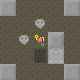

Tiled map render using the project's own tile images. Description and the whole map definition, tile-layer contents included, below:
An orthogonal 5x5 tile map with 16x16 px tiles, 2 tile layers (Floor, Entities).

<map version="1.2" tiledversion="1.2.3" orientation="orthogonal" renderorder="right-down" width="5" height="5" tilewidth="16" tileheight="16" infinite="0" nextlayerid="14" nextobjectid="59">
  <tileset firstgid="1" name="Testset" tilewidth="16" tileheight="16" tilecount="11" columns="5">
    <grid orientation="orthogonal" width="1" height="1" />
    <tile id="0" type="Exit">
      <properties>
        <property name="TileName" value="Exit" />
      </properties>
      <image width="16" height="16" source="../Sprites/Tiles/Exit.png" />
    </tile>
    <tile id="1" type="Full Gravestone">
      <properties>
        <property name="TileName" value="Full Gravestone" />
      </properties>
      <image width="16" height="16" source="../Sprites/Tiles/Full Gravestone.png" />
    </tile>
    <tile id="2" type="Empty Gravestone">
      <properties>
        <property name="TileName" value="Empty Gravestone" />
      </properties>
      <image width="16" height="16" source="../Sprites/Tiles/Empty Gravestone.png" />
    </tile>
    <tile id="3" type="Ground">
      <properties>
        <property name="TileName" value="Ground" />
      </properties>
      <image width="16" height="16" source="../Sprites/Tiles/Ground 1.png" />
    </tile>
    <tile id="4" type="Ground">
      <properties>
        <property name="TileName" value="Ground" />
      </properties>
      <image width="16" height="16" source="../Sprites/Tiles/Ground 2.png" />
    </tile>
    <tile id="5" type="Ground">
      <properties>
        <property name="TileName" value="Ground" />
      </properties>
      <image width="16" height="16" source="../Sprites/Tiles/Ground 3.png" />
    </tile>
    <tile id="6" type="Ground">
      <properties>
        <property name="TileName" value="Ground" />
      </properties>
      <image width="16" height="16" source="../Sprites/Tiles/Ground.png" />
    </tile>
    <tile id="7" type="Block">
      <properties>
        <property name="TileName" value="Block" />
      </properties>
      <image width="16" height="16" source="../Sprites/Tiles/Block.png" />
    </tile>
    <tile id="8" type="Wall">
      <properties>
        <property name="TileName" value="Wall" />
      </properties>
      <image width="16" height="16" source="../Sprites/Tiles/Wall.png" />
    </tile>
    <tile id="9" type="Player">
      <properties>
        <property name="TileName" value="Player" />
      </properties>
      <image width="16" height="16" source="../Sprites/Tiles/Player.png" />
    </tile>
    <tile id="10" type="Soul">
      <properties>
        <property name="TileName" value="Soul" />
      </properties>
      <image width="16" height="16" source="../Sprites/Tiles/Soul.png" />
    </tile>
  </tileset>
  <layer id="8" name="Floor" width="5" height="5">
    <data encoding="csv">
7,7,7,7,7,
7,7,5,7,7,
7,5,5,0,7,
7,7,3,1,7,
7,7,7,7,7
</data>
  </layer>
  <layer id="13" name="Entities" width="5" height="5">
    <data encoding="csv">
9,0,0,0,9,
0,0,11,0,0,
0,11,10,8,0,
0,0,0,0,0,
9,0,0,0,9
</data>
  </layer>
</map>
